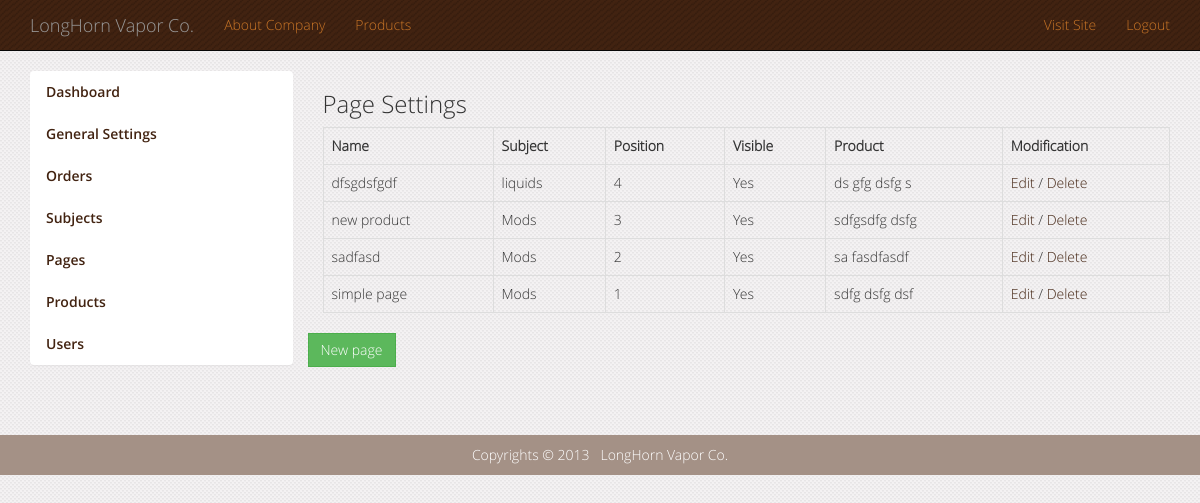
The page /admin/page_index.php (signed in) on the database its author committed.
### tables this page shows
CREATE TABLE IF NOT EXISTS `site_options` (
  `id` int(11) NOT NULL AUTO_INCREMENT,
  `link` varchar(100) NOT NULL,
  `title` varchar(100) NOT NULL,
  `email` varchar(255) NOT NULL,
  `new_products` int(3) NOT NULL,
  `description` varchar(255) DEFAULT NULL,
  `welcome` text NOT NULL,
  `logo` varchar(100) NOT NULL,
  PRIMARY KEY (`id`)
);

CREATE TABLE IF NOT EXISTS `page_subjects` (
  `id` int(11) NOT NULL AUTO_INCREMENT,
  `parent_id` int(3) NOT NULL,
  `nav_id` int(11) NOT NULL,
  `position` int(3) NOT NULL,
  `name` varchar(50) NOT NULL,
  `content` text NOT NULL,
  `visible` tinyint(1) NOT NULL,
  PRIMARY KEY (`id`)
);

CREATE TABLE IF NOT EXISTS `page_data` (
  `id` int(11) NOT NULL AUTO_INCREMENT,
  `subject_id` int(11) NOT NULL,
  `position` int(3) NOT NULL,
  `page_name` varchar(50) NOT NULL,
  `page_value` text NOT NULL,
  `visible` tinyint(1) NOT NULL,
  PRIMARY KEY (`id`)
);

CREATE TABLE IF NOT EXISTS `products` (
  `id` int(11) NOT NULL AUTO_INCREMENT,
  `page_id` int(11) NOT NULL,
  `subject_id` int(11) NOT NULL,
  `position` int(11) NOT NULL,
  `name` varchar(50) NOT NULL,
  `description` varchar(255) NOT NULL,
  `visible` tinyint(1) NOT NULL,
  `price` float NOT NULL,
  `picture` varchar(80) NOT NULL,
  PRIMARY KEY (`id`)
);

### includes/header_inc.php (called while the page is built, shortened)
<?php
	if(isset($_GET['subject'])){
		$sel_subject = get_subject_by_id($_GET['subject']);
	}else{
		$sel_subject = NULL;
	}
?>

### includes/session.php (called while the page is built, shortened)
<?php
	function logged_in() {
		return isset($_SESSION['user_id']);
	}
?>

### admin/includes/pagination.php (called while the page is built, shortened)
<?php
include('page_functions.php');
function pagination($per_page, $case, $cat = 0){
	$subject_index ='';
	$subj = (isset($_GET['pg'])) ? (int)$_GET['pg'] : 1;
	$start = ($subj - 1) * $per_page;
	switch ($case){
		case "pages":
			$subject_set = get_pages_for_admin(true);
			$query = mysql_query("SELECT * FROM page_data ORDER BY id DESC LIMIT $start,$per_page");
		break;
	}
	$subject_total = ceil(mysql_result($subject_set, 0) / $per_page);
	$value = array('query' => $query, 'index' => $subject_index);
	return $value;
}
?>

### admin/includes/page_functions.php (the view, shortened to what this page needs)
<?php
function get_pages_for_admin($count = false){
	global $connection;
		if($count == true){
			$query = "SELECT COUNT(*) FROM page_data ORDER BY id ASC";
		}else {
			$query = "SELECT * FROM page_data ORDER BY id ASC";
		}
		$page_data = mysql_query($query, $connection);
	return $page_data;
}
function admin_page_index(){
	$pagination = pagination(15,'pages');
	$page_index = '<table class="table table-hover table-bordered">';
	$page_index .= '<tr><th>Name</th><th>Subject</th><th>Position</th><th>Visible</th><th>Product</th><th>Modification</th></tr>';
	while($page = mysql_fetch_array($pagination['query'])){
		$page_index .= '<tr>';
		$page_index .= '<td>' . $page['page_name'] . '</td>';
		global $connection;
		$query = "SELECT name FROM page_subjects WHERE id=" . $page['subject_id'];
		$subject_set = mysql_query($query, $connection);
		while($subject = mysql_fetch_array($subject_set)){
			$page_index .= '<td>' . $subject['name']  . '</td>';
		}
		$page_index .= '<td>' . $page['position'] . '</td>';
		if($page['visible'] == 1){
			$page_index .= '<td>' . $page['visible'] = 'Yes' . '</td>' ;
		}else{
			$page_index .= '<td>' . $page['visible'] = 'No' . '</td>' ;
		}
		global $connection;
		$query = "SELECT * FROM products WHERE page_id=" . $page['id'];
		$product_set = mysql_query($query, $connection);
		$pro = 'No';
		while($product = mysql_fetch_array($product_set)){
			if($product['page_id'] == $page['id']){
				$pro = $product['name'];
			}
		}
		if($pro != 'No'){
			$page_index .= '<td>'.$pro.'</td>' ;
		}else{
			$page_index .= '<td>No</td>' ;
		}
		$page_index .= '<td><a href="'. site_options('link') .'admin/edit_page.php?page='. $page['id'] .'">Edit</a>&nbsp;';
		$alert = "'Are you sure you want to delete this page?'";
		$page_index .= '/&nbsp;<a href="'. site_options('link') .'admin/delete_page.php?page='. $page['id'];
		$page_index .='" onclick="return confirm('.$alert.');">Delete</a></td>';
		$page_index .= '</tr>';
	}
	$page_index .= '</table>';
	$page_index .= $pagination['index'];
	return $page_index;
}
?>

### includes/admin_header.php (shortened to what this page needs)
<?php
require_once("connection.php");
require_once("session.php");
require_once("functions.php");
require_once("header_inc.php");
?>
<!DOCTYPE html>
<html lang="en">
  <head>
    <link href="<?php echo site_options('link'); ?>/css/stylesheet.css" rel="stylesheet">
  </head>
  <body>
<nav class="navbar navbar-inverse navbar-static-top" role="navigation">
  <div class="container">
  <div class="navbar-header">
    <a class="navbar-brand" href="#"><?php echo site_options('title'); ?></a>
  </div>
  <div class="collapse navbar-collapse" id="bs-example-navbar-collapse-1">
	<ul class="nav navbar-nav">
			<?php get_navigation(2, 'top'); ?>
    </ul>
    <ul class="nav navbar-nav navbar-right">
      <li><a href="<?php echo site_options('link'); ?>/index.php">Visit Site</a></li>
	  <li><?php if(logged_in()){ ?>
	  <a href="<?php echo site_options('link'); ?>/logout.php">Logout</a>
	  <?php } else {?>
	  <a href="<?php echo site_options('link'); ?>/login.php">Login</a>
	  <?php }?>
	  </li>
    </ul>
	</div>
  </div>
</nav>
	<div class="container">

### includes/functions.php (shortened to what this page needs)
<?php
function site_options($option){
	global $connection;
	$query = "SELECT * FROM site_options";
	$options = mysql_query($query, $connection);
	while($opt = mysql_fetch_array($options)){
		if($option == 'link'
		|| $option == 'title'
		|| $option == 'description'
		|| $option == 'logo'
		|| $option == 'welcome'
		|| $option == 'new_products'
		|| $option == 'email'){
			return $opt[$option];
		}else{
			return NULL;
		}
	}
}
function get_navigation($nav_id, $nav){
	global $sel_subject;
	$subject_parent = get_main_subjects('parent');
	if($nav == 'sidebar'){
		while($subject = mysql_fetch_array($subject_parent)){
			if($subject['nav_id'] == $nav_id){
				echo '<li class="list-group-item  no-padding';
				if($subject['id'] == $sel_subject['id']){
					echo ' active">';
				}else {echo '">';}
				$link	=	'<a href="'. site_options('link') .'content.php?subject=' . urlencode($subject['id']) . '">';
				$link	.=	$subject['name'];
				$link	.=	'</a>';
				echo $link;
				echo '<ul>';
					$subject_child = get_main_subjects('child');
					while($child = mysql_fetch_array($subject_child)){
						if($subject['id'] == $sel_subject['id'] && $subject['id'] == $child['parent_id']){
							$link	=	'<li><a ';
							$link	.=	'href="'. site_options('link') .'content.php?subject=' . urlencode($subject['id']) . '&child=' . urlencode($child['id']) . '">';
							$link	.=	$child['name'];
							$link	.=	'</a>';
							echo $link;
							echo '</li>';
						}
					}
					echo '</ul>';
				echo '</li>';
			}
		}
	}
	elseif($nav == 'top'){
		while($subject = mysql_fetch_array($subject_parent)){
			if($subject['nav_id'] == $nav_id){
				echo '<li>';
				if($subject['id'] == $sel_subject['id']){
					echo '<li class="active">';
				}else{
					echo '<li>';
				}
				$link	=	'<a href="'. site_options('link') .'content.php?subject=' . urlencode($subject['id']) . '">';
				$link	.=	$subject['name'];
				$link	.=	'</a>';
				echo $link;
			echo '</li>';
			}
		}
	}
	else{
		echo '<li><a href="#">No Slot Selected</a></li>';
	}
}
function get_main_subjects($case){
	global $connection;
		switch($case){
			case'parent':
				$query = "SELECT * FROM page_subjects WHERE visible = 1 AND parent_id = 0 ORDER BY position ASC";
				break;
		}
		$subject = mysql_query($query, $connection);
	return $subject;
}
?>

### includes/footer.php (shortened to what this page needs)
	</div>
	<footer>
		<div class="copyrights">Copyrights &copy; 2013 &nbsp; <?php echo site_options('title'); ?></div>
	</footer>
  </body>
</html>

### css/style.css (style rules this page uses)
body { font-family: 'open_sanslight'!important; background: url(../images/bg.png) repeat; }
.copyrights { height: 40px; width: 100%; text-align: center; background-color: #a49186; color: #FFF; padding: 10px 0; margin-top: 50px; }

### rows shown on the page
site_options: title "LongHorn Vapor Co."
page_subjects: link "About Company"
page_subjects: link "Products"
page_data: page_name "dfsgdsfgdf", position "4", products.name "ds gfg dsfg s"
page_subjects: name "liquids"
page_data: page_name "new product", position "3", products.name "sdfgsdfg dsfg"
page_subjects: name "Mods"
page_data: page_name "sadfasd", position "2", products.name "sa fasdfasdf"
page_data: page_name "simple page", position "1", products.name "sdfg dsfg dsf"
